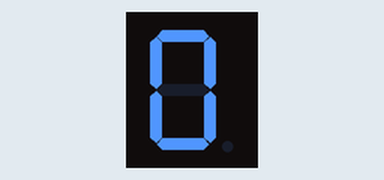
This program was run on a simulated Raspberry Pi (header pin numbers). On the bench: 1-digit seven-segment display. The segment pins are drawn as the display they are named for.

Above: at 0.3 s.
At 2.1 s:
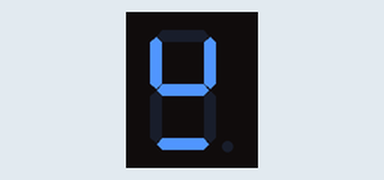
At 3.6 s:
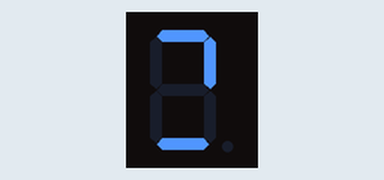
At 5.1 s:
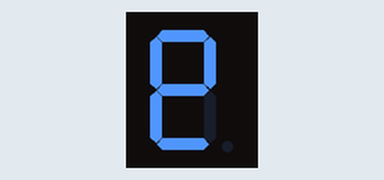
At 6.6 s:
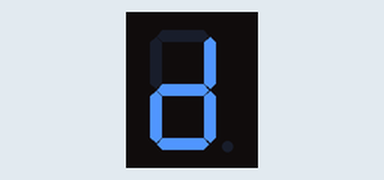
At 8.1 s:
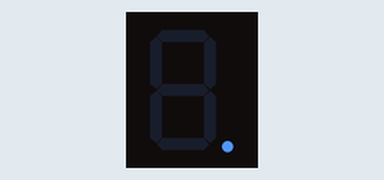

The program:

10_segment.py
```python
import RPi.GPIO as GPIO
import time

pins = [11,12,15,13,16,18,22,7]
dats = [0x3f,0x06,0x5b,0x4f,0x66,0x6d,0x7d,0x07,0x7f,0x6f,0x77,0x7c,0x39,0x5e,0x79,0x71,0x80]

def setup():
	GPIO.setmode(GPIO.BOARD)
	for pin in pins:
		GPIO.setup(pin, GPIO.OUT)   # Set pin mode as output
		GPIO.output(pin, GPIO.LOW)

def writeOneByte(val):
	GPIO.output(11, val & (0x01 << 0))
	GPIO.output(12, val & (0x01 << 1))
	GPIO.output(13, val & (0x01 << 2))
	GPIO.output(15, val & (0x01 << 3))
	GPIO.output(16, val & (0x01 << 4))
	GPIO.output(18, val & (0x01 << 5))
	GPIO.output(22, val & (0x01 << 6))
	GPIO.output(7,  val & (0x01 << 7))

def loop():
	while True:
		for dat in dats:
			writeOneByte(dat)
			time.sleep(0.5)

def destroy():
	for pin in pins:
		GPIO.output(pin, GPIO.LOW)
	GPIO.cleanup()             # Release resource

if __name__ == '__main__':     # Program start from here
	setup()
	try:
		loop()
	except KeyboardInterrupt:  # When 'Ctrl+C' is pressed, the child program destroy() will be executed.
		destroy()
```

Measured:
- by itself, everything shown: repeats every 8.5 s, in 17 steps
- what the display in image 0 shows lasts 0.4 s, from 0.1 s to 0.5 s
